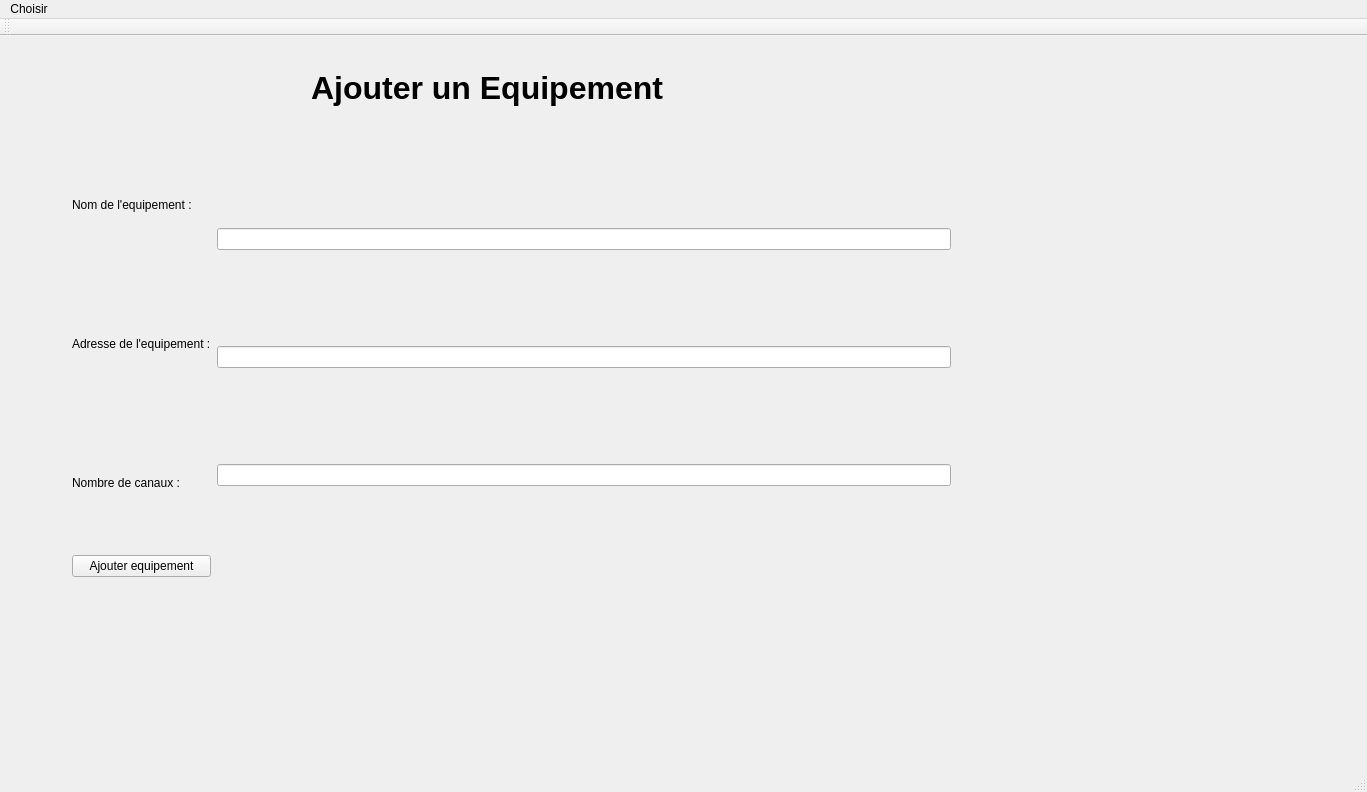
<?xml version="1.0" encoding="UTF-8"?>
<ui version="4.0">
 <class>DMXProjectClass</class>
 <widget class="QMainWindow" name="DMXProjectClass">
  <property name="geometry">
   <rect>
    <x>0</x>
    <y>0</y>
    <width>1367</width>
    <height>792</height>
   </rect>
  </property>
  <property name="windowTitle">
   <string>DMXProject</string>
  </property>
  <widget class="QWidget" name="centralWidget">
   <layout class="QVBoxLayout" name="verticalLayout">
    <item>
     <widget class="QStackedWidget" name="stackedWidget">
      <property name="currentIndex">
       <number>2</number>
      </property>
      <widget class="QWidget" name="page_3">
       <widget class="QWidget" name="formLayoutWidget">
        <property name="geometry">
         <rect>
          <x>0</x>
          <y>80</y>
          <width>1020</width>
          <height>283</height>
         </rect>
        </property>
        <layout class="QFormLayout" name="formLayout">
         <item row="9" column="0">
          <widget class="QLabel" name="label">
           <property name="text">
            <string>Liste des scenes existantes :</string>
           </property>
          </widget>
         </item>
         <item row="6" column="0">
          <widget class="QPushButton" name="pushButtonValider">
           <property name="layoutDirection">
            <enum>Qt::LeftToRight</enum>
           </property>
           <property name="text">
            <string>Valider</string>
           </property>
           <property name="autoDefault">
            <bool>false</bool>
           </property>
           <property name="default">
            <bool>false</bool>
           </property>
           <property name="flat">
            <bool>false</bool>
           </property>
          </widget>
         </item>
         <item row="1" column="1">
          <widget class="QLineEdit" name="lineEditNomScene">
           <property name="minimumSize">
            <size>
             <width>50</width>
             <height>25</height>
            </size>
           </property>
          </widget>
         </item>
         <item row="1" column="0">
          <widget class="QLabel" name="labelNomScene">
           <property name="text">
            <string>Créer une nouvelle scene : </string>
           </property>
          </widget>
         </item>
         <item row="9" column="1">
          <widget class="QListWidget" name="listWidget"/>
         </item>
         <item row="7" column="0">
          <widget class="QLabel" name="label_2">
           <property name="text">
            <string/>
           </property>
          </widget>
         </item>
         <item row="8" column="0">
          <widget class="QLabel" name="label_3">
           <property name="text">
            <string/>
           </property>
          </widget>
         </item>
        </layout>
       </widget>
      </widget>
      <widget class="QWidget" name="page_4">
       <widget class="QWidget" name="horizontalLayoutWidget_2">
        <property name="geometry">
         <rect>
          <x>0</x>
          <y>0</y>
          <width>1181</width>
          <height>661</height>
         </rect>
        </property>
        <layout class="QHBoxLayout" name="horizontalLayout_10">
         <item>
          <layout class="QVBoxLayout" name="verticalLayout_6">
           <item>
            <widget class="QLabel" name="label_4">
             <property name="text">
              <string>Selectionnez vos equipements :</string>
             </property>
            </widget>
           </item>
          </layout>
         </item>
         <item>
          <layout class="QVBoxLayout" name="verticalLayoutEquipements">
           <item>
            <widget class="QCheckBox" name="widgetEquipements">
             <property name="text">
              <string>CheckBox</string>
             </property>
            </widget>
           </item>
          </layout>
         </item>
         <item>
          <layout class="QVBoxLayout" name="verticalLayout_16">
           <item>
            <widget class="QLabel" name="label_5">
             <property name="text">
              <string>Selectionnez quelle scene vous souhaitez configurer :</string>
             </property>
            </widget>
           </item>
          </layout>
         </item>
         <item>
          <layout class="QVBoxLayout" name="verticalLayoutScenes">
           <item>
            <widget class="QCheckBox" name="widgetScenes">
             <property name="text">
              <string>CheckBox</string>
             </property>
            </widget>
           </item>
          </layout>
         </item>
        </layout>
       </widget>
       <widget class="QPushButton" name="pushButton">
        <property name="geometry">
         <rect>
          <x>1220</x>
          <y>660</y>
          <width>93</width>
          <height>28</height>
         </rect>
        </property>
        <property name="text">
         <string>Valider</string>
        </property>
       </widget>
      </widget>
      <widget class="QWidget" name="page_5">
       <widget class="QWidget" name="horizontalLayoutWidget">
        <property name="geometry">
         <rect>
          <x>50</x>
          <y>80</y>
          <width>901</width>
          <height>461</height>
         </rect>
        </property>
        <layout class="QHBoxLayout" name="horizontalLayout">
         <item>
          <layout class="QVBoxLayout" name="verticalLayout_4">
           <item>
            <layout class="QHBoxLayout" name="horizontalLayout_9"/>
           </item>
           <item>
            <layout class="QHBoxLayout" name="horizontalLayout_8">
             <item>
              <widget class="QLabel" name="nomEquipLabel_2">
               <property name="text">
                <string>Nom de l'equipement :</string>
               </property>
              </widget>
             </item>
            </layout>
           </item>
           <item>
            <layout class="QHBoxLayout" name="horizontalLayout_7">
             <item>
              <widget class="QLabel" name="adresseEquipLabel">
               <property name="text">
                <string>Adresse de l'equipement :</string>
               </property>
              </widget>
             </item>
            </layout>
           </item>
           <item>
            <layout class="QHBoxLayout" name="horizontalLayout_6">
             <item>
              <widget class="QLabel" name="nbCanauxLabel">
               <property name="text">
                <string>Nombre de canaux :</string>
               </property>
              </widget>
             </item>
            </layout>
           </item>
           <item>
            <layout class="QHBoxLayout" name="horizontalLayout_4"/>
           </item>
           <item>
            <layout class="QHBoxLayout" name="horizontalLayout_5">
             <item>
              <widget class="QPushButton" name="buttonEquip">
               <property name="text">
                <string>Ajouter equipement</string>
               </property>
              </widget>
             </item>
            </layout>
           </item>
          </layout>
         </item>
         <item>
          <layout class="QVBoxLayout" name="verticalLayout_2">
           <item>
            <layout class="QHBoxLayout" name="horizontalLayout_21"/>
           </item>
           <item>
            <layout class="QHBoxLayout" name="horizontalLayout_20">
             <item>
              <widget class="QLineEdit" name="nomEquipEdit"/>
             </item>
            </layout>
           </item>
           <item>
            <layout class="QHBoxLayout" name="horizontalLayout_19">
             <item>
              <widget class="QLineEdit" name="adresseEquipEdit"/>
             </item>
            </layout>
           </item>
           <item>
            <layout class="QHBoxLayout" name="horizontalLayout_18">
             <item>
              <widget class="QLineEdit" name="nbCannauxEdit"/>
             </item>
            </layout>
           </item>
           <item>
            <layout class="QHBoxLayout" name="horizontalLayout_16"/>
           </item>
           <item>
            <layout class="QHBoxLayout" name="horizontalLayout_17"/>
           </item>
          </layout>
         </item>
        </layout>
       </widget>
       <widget class="QLabel" name="label_6">
        <property name="geometry">
         <rect>
          <x>300</x>
          <y>10</y>
          <width>491</width>
          <height>61</height>
         </rect>
        </property>
        <property name="font">
         <font>
          <pointsize>24</pointsize>
          <weight>75</weight>
          <bold>true</bold>
         </font>
        </property>
        <property name="text">
         <string>Ajouter un Equipement</string>
        </property>
       </widget>
      </widget>
      <widget class="QWidget" name="page">
       <widget class="QWidget" name="verticalLayoutWidget_5">
        <property name="geometry">
         <rect>
          <x>210</x>
          <y>80</y>
          <width>861</width>
          <height>541</height>
         </rect>
        </property>
        <layout class="QVBoxLayout" name="verticalLayout_17"/>
       </widget>
       <widget class="QPushButton" name="validateButtonEquip">
        <property name="geometry">
         <rect>
          <x>1100</x>
          <y>600</y>
          <width>93</width>
          <height>28</height>
         </rect>
        </property>
        <property name="text">
         <string>Valider</string>
        </property>
       </widget>
      </widget>
      <widget class="QWidget" name="page_2">
       <widget class="QWidget" name="verticalLayoutWidget_6">
        <property name="geometry">
         <rect>
          <x>240</x>
          <y>80</y>
          <width>791</width>
          <height>461</height>
         </rect>
        </property>
        <layout class="QVBoxLayout" name="verticalLayout_18"/>
       </widget>
       <widget class="QPushButton" name="ValidateButtonCanal">
        <property name="geometry">
         <rect>
          <x>1080</x>
          <y>540</y>
          <width>93</width>
          <height>28</height>
         </rect>
        </property>
        <property name="text">
         <string>Valider</string>
        </property>
       </widget>
      </widget>
      <widget class="QWidget" name="page_6">
       <widget class="QWidget" name="verticalLayoutWidget">
        <property name="geometry">
         <rect>
          <x>110</x>
          <y>50</y>
          <width>961</width>
          <height>581</height>
         </rect>
        </property>
        <layout class="QVBoxLayout" name="verticalLayout_3"/>
       </widget>
      </widget>
     </widget>
    </item>
   </layout>
  </widget>
  <widget class="QMenuBar" name="menuBar">
   <property name="geometry">
    <rect>
     <x>0</x>
     <y>0</y>
     <width>1367</width>
     <height>26</height>
    </rect>
   </property>
   <widget class="QMenu" name="menuChoisir">
    <property name="title">
     <string>Choisir</string>
    </property>
    <addaction name="actionAjouter_un_equipement"/>
    <addaction name="actionSupprimer_un_equipement"/>
    <addaction name="actionCreer_une_sc_ne"/>
    <addaction name="actionConfigurer_une_sc_ne_2"/>
   </widget>
   <addaction name="menuChoisir"/>
  </widget>
  <widget class="QToolBar" name="mainToolBar">
   <property name="styleSheet">
    <string notr="true"/>
   </property>
   <attribute name="toolBarArea">
    <enum>TopToolBarArea</enum>
   </attribute>
   <attribute name="toolBarBreak">
    <bool>false</bool>
   </attribute>
  </widget>
  <widget class="QStatusBar" name="statusBar"/>
  <action name="actionCreer_une_sc_ne">
   <property name="text">
    <string>Creer une scene</string>
   </property>
  </action>
  <action name="actionConfigurer_une_sc_ne_2">
   <property name="text">
    <string>Configurer une scene</string>
   </property>
  </action>
  <action name="actionAjouter_un_equipement">
   <property name="text">
    <string>Ajouter un equipement</string>
   </property>
  </action>
  <action name="actionSupprimer_un_equipement">
   <property name="text">
    <string>Supprimer un equipement</string>
   </property>
  </action>
 </widget>
 <layoutdefault spacing="6" margin="11"/>
 <resources>
  <include location="DMXProject.qrc"/>
 </resources>
 <connections/>
</ui>
